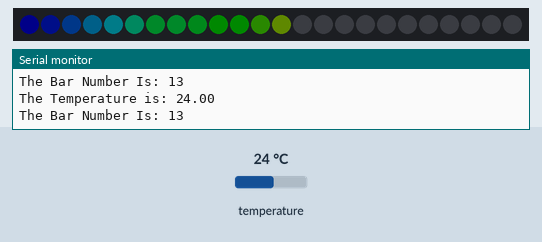
Simulated run of this sketch. Board: Arduino Uno, built with avr-gcc and run on an emulated ATmega328P. Shown: 24 RGB LEDs in strip order, left to right, the last lines printed to the serial monitor. The test bench sets the inputs (shaded band); at power-on: temperature 24 °C. Dim RGB values are drawn brighter than linear.

Above: at 2.8 s.
2.9 s: temperature set to 12 °C
At 4.1 s:
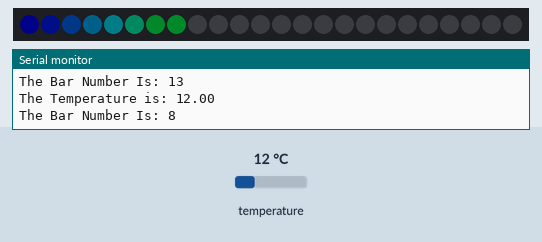
4.8 s: temperature set to 28 °C
At 7.0 s:
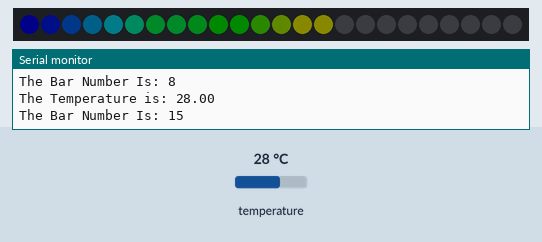
7.3 s: temperature set to 33 °C
At 9.1 s:
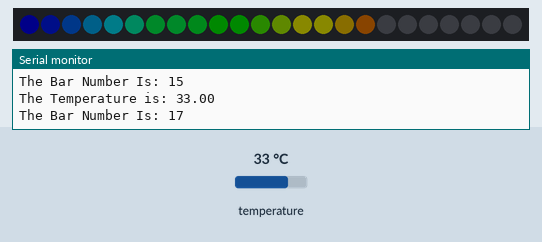
9.8 s: temperature set to 41 °C
At 12.3 s:
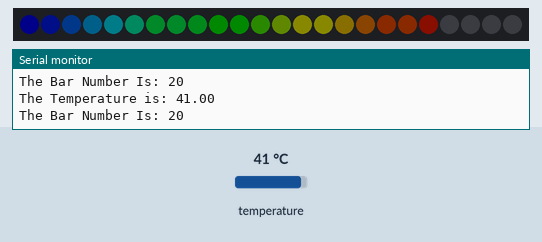
Timing chart, 0 to 13.4 s (numbered marks = the images above; inputs shaded):
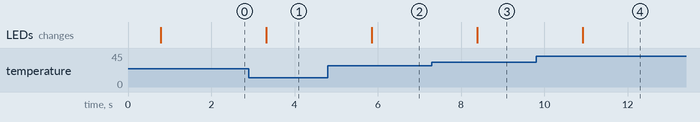

The sketch:

code.ino
```cpp
#include <OneWire.h>
#include <Adafruit_NeoPixel.h>
#include <DallasTemperature.h>

#define PIN 4           // WS2812B data pin
#define ONE_WIRE_BUS 3  // DS18B20 data pin
#define NUM_LEDS 24     // Number of LEDs

OneWire oneWire(ONE_WIRE_BUS);
DallasTemperature sensors(&oneWire);
Adafruit_NeoPixel strip(NUM_LEDS, PIN, NEO_GRB + NEO_KHZ800);

// Temperature Range
const float MIN_TEMP = -10.0;   // Minimum temperature (°C)
const float MAX_TEMP =  50.0;   // Maximum temperature (°C)
float Celcius        =  0;

// Pre-computed colors for maximum speed
const uint32_t _24_PALETTE[24] = {
    0x0000FF, 0x0128FF, 0x0264FF, 0x03B7FF, // Blue to Cyans
    0x04DBFF, 0x04FFAD, 0x00FF55, 0x00FF55, // Cyan to Green
    0x03FF31, 0x00FF00, 0x00FF00, 0x55FF00, // Green
    0xAAFF00, 0xFFFF00, 0xFDFF07, 0xFFC708, // Green to Yellow
    0xFF8106, 0xFF5500, 0xFF5500, 0xFF2D17, // Yellow to Orange
    0xFF2D17, 0xFF0000, 0xFF0000, 0xB30000  // Orange to Red
};


void displayRainbowFast( int HowMany ) {
    for(int i=0; i<HowMany; i++)
      strip.setPixelColor(i, _24_PALETTE[i % 24]);
    strip.show();
};


void setup() {
    Serial.begin(9600); //turn on serial monitor
    strip.begin();
    strip.clear();
    strip.show();
    strip.setBrightness(10);
    sensors.begin();
};


void loop() {
    strip.clear();
    sensors.requestTemperatures();
    Celcius = sensors.getTempCByIndex(0);
    Serial.print("The Temperature is: ");
    Serial.println(Celcius);

    int BAR = map(Celcius, MIN_TEMP, MAX_TEMP, 0, NUM_LEDS);
    displayRainbowFast(BAR);
    Serial.print("The Bar Number Is: ");
    Serial.println(BAR);

    delay(500);
};
```

Measured:
- after the input at 2.9 s, the LEDs: change after 0.42 s (image 1)
- after the input at 4.8 s, the LEDs: change after 1.1 s (image 2)
- after the input at 7.3 s, the LEDs: change after 1.1 s (image 3)
- after the input at 9.8 s, the LEDs: change after 1.1 s (image 4)
